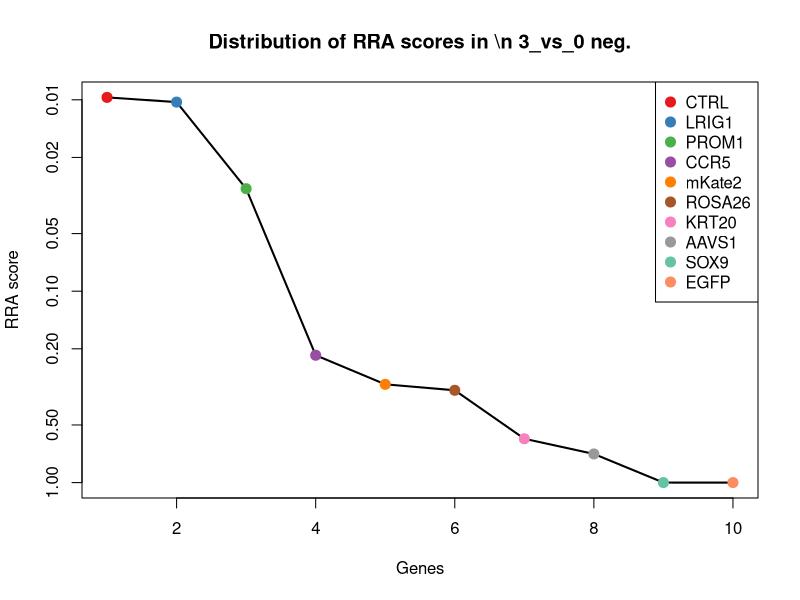
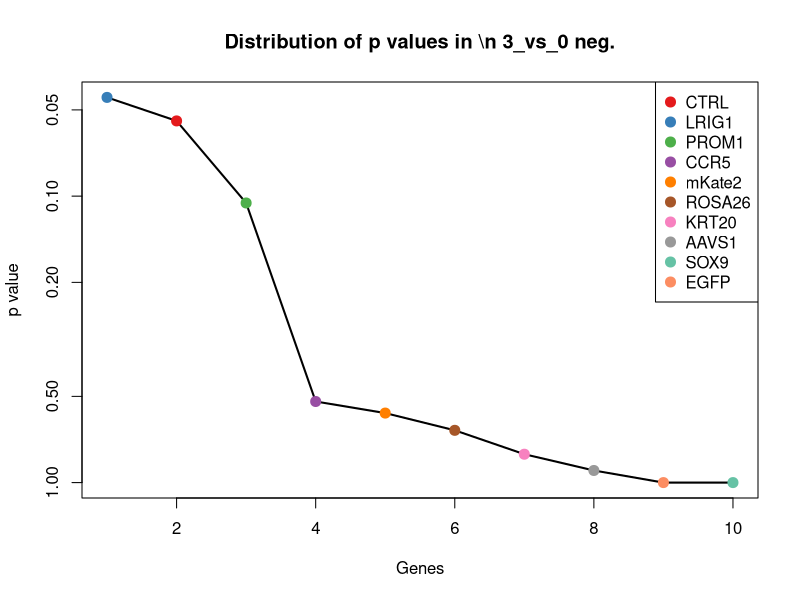
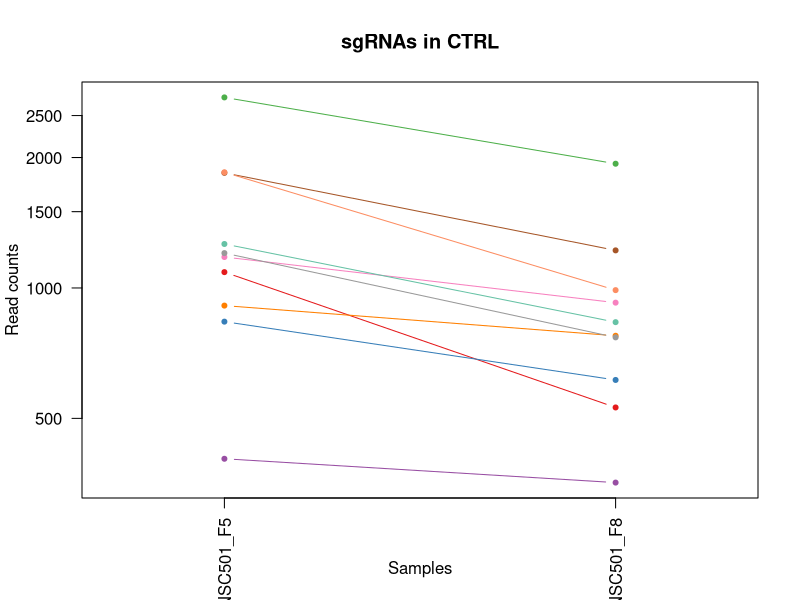
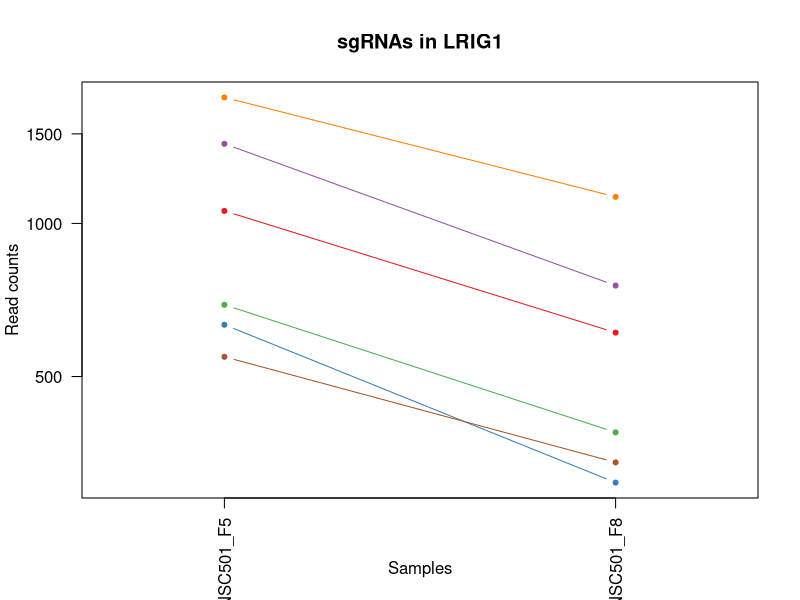
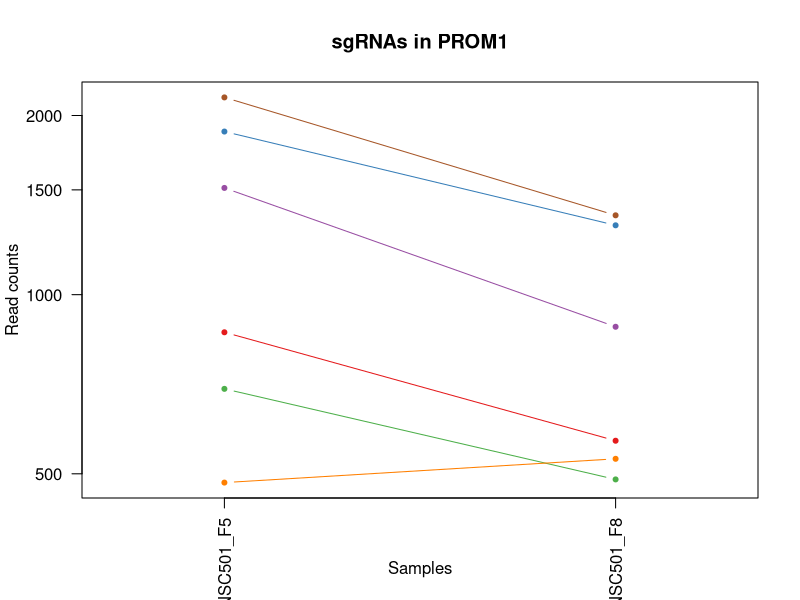
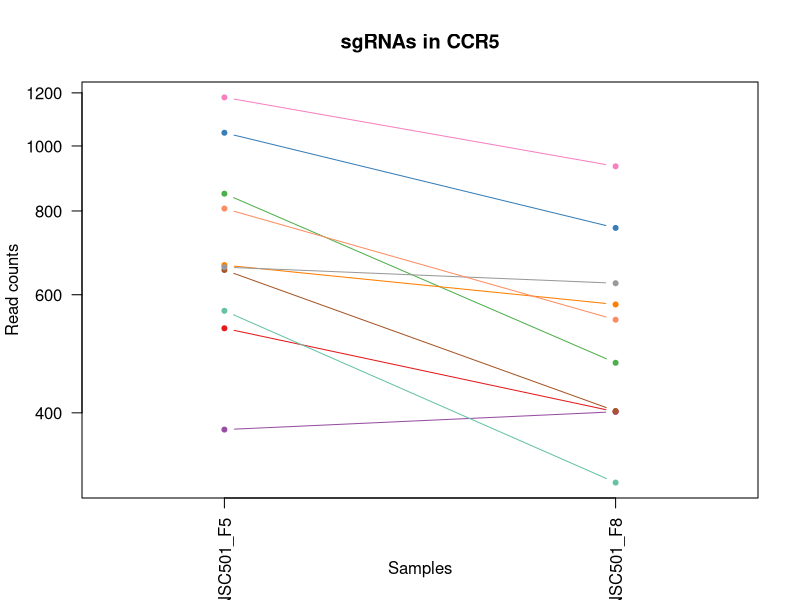
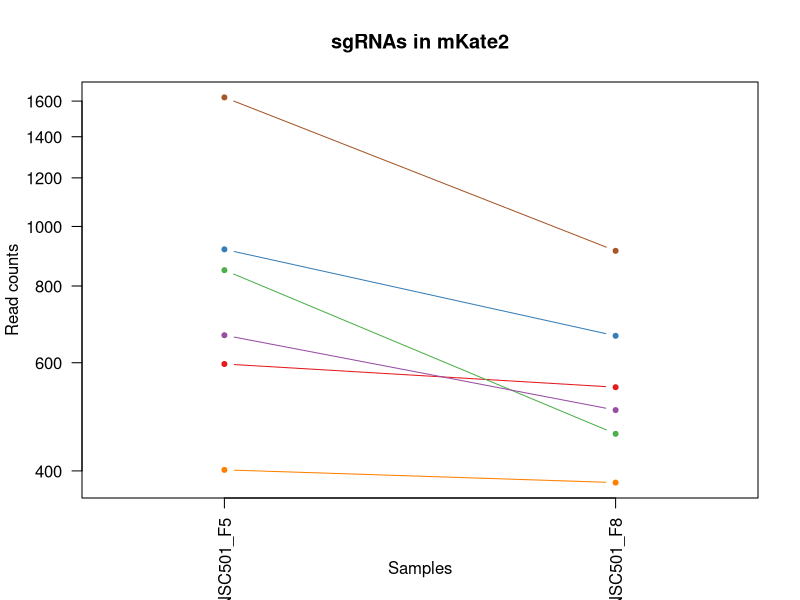
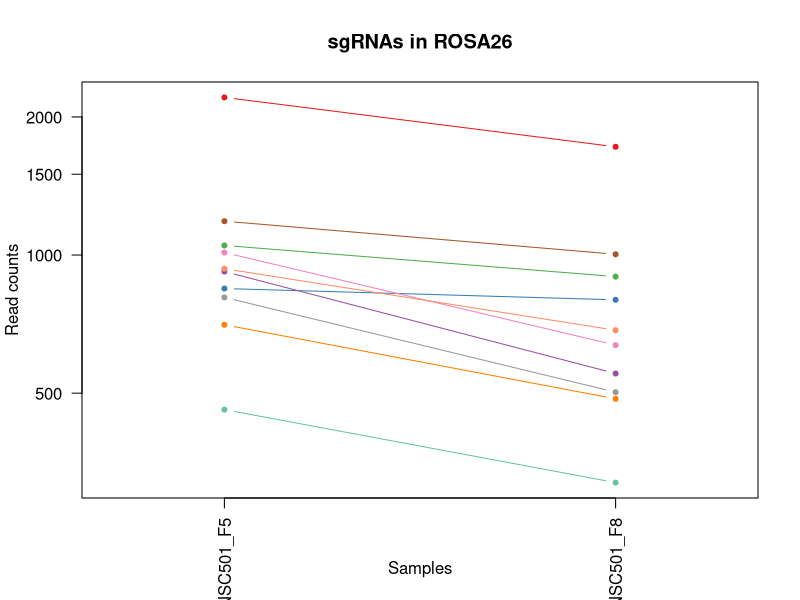

Reproduce these figures in R, in order. (Note: this script raises an error after producing the figures.)
pdf(file='S1B_c0_t3.pdf',width=4.5,height=4.5);
gstable=read.table('S1B_c0_t3.gene_summary.txt',header=T)
# 
#
# parameters
# Do not modify the variables beginning with "__"

# gstablename='__GENE_SUMMARY_FILE__'
startindex=3
# outputfile='__OUTPUT_FILE__'
targetgenelist=c("CTRL","LRIG1","PROM1","CCR5","mKate2","ROSA26","KRT20","AAVS1","SOX9","EGFP")
# samplelabel=sub('.\\w+.\\w+$','',colnames(gstable)[startindex]);
samplelabel='3_vs_0 neg.'


# You need to write some codes in front of this code:
# gstable=read.table(gstablename,header=T)
# pdf(file=outputfile,width=6,height=6)


# set up color using RColorBrewer
#library(RColorBrewer)
#colors <- brewer.pal(length(targetgenelist), "Set1")

colors=c( "#E41A1C", "#377EB8", "#4DAF4A", "#984EA3", "#FF7F00",  "#A65628", "#F781BF",
          "#999999", "#66C2A5", "#FC8D62", "#8DA0CB", "#E78AC3", "#A6D854", "#FFD92F", "#E5C494", "#B3B3B3", 
          "#8DD3C7", "#FFFFB3", "#BEBADA", "#FB8072", "#80B1D3", "#FDB462", "#B3DE69", "#FCCDE5",
          "#D9D9D9", "#BC80BD", "#CCEBC5", "#FFED6F")

######
# function definition

plotrankedvalues<-function(val, tglist, ...){
  
  plot(val,log='y',ylim=c(max(val),min(val)),type='l',lwd=2, ...)
  if(length(tglist)>0){
    for(i in 1:length(tglist)){
      targetgene=tglist[i];
      tx=which(names(val)==targetgene);ty=val[targetgene];
      points(tx,ty,col=colors[(i %% length(colors)) ],cex=2,pch=20)
      # text(tx+50,ty,targetgene,col=colors[i])
    }
    legend('topright',tglist,pch=20,pt.cex = 2,cex=1,col=colors)
  }
}



plotrandvalues<-function(val,targetgenelist, ...){
  # choose the one with the best distance distribution
  
  mindiffvalue=0;
  randval=val;
  for(i in 1:20){
    randval0=sample(val)
    vindex=sort(which(names(randval0) %in% targetgenelist))
    if(max(vindex)>0.9*length(val)){
      # print('pass...')
      next;
    }
    mindiffind=min(diff(vindex));
    if (mindiffind > mindiffvalue){
      mindiffvalue=mindiffind;
      randval=randval0;
      # print(paste('Diff: ',mindiffvalue))
    }
  }
  plot(randval,log='y',ylim=c(max(randval),min(randval)),pch=20,col='grey', ...)
  
  if(length(targetgenelist)>0){
    for(i in 1:length(targetgenelist)){
      targetgene=targetgenelist[i];
      tx=which(names(randval)==targetgene);ty=randval[targetgene];
      points(tx,ty,col=colors[(i %% length(colors)) ],cex=2,pch=20)
      text(tx+50,ty,targetgene,col=colors[i])
    }
  }
  
}




# set.seed(1235)



pvec=gstable[,startindex]
names(pvec)=gstable[,'id']
pvec=sort(pvec);

plotrankedvalues(pvec,targetgenelist,xlab='Genes',ylab='RRA score',main=paste('Distribution of RRA scores in \\n',samplelabel))

# plotrandvalues(pvec,targetgenelist,xlab='Genes',ylab='RRA score',main=paste('Distribution of RRA scores in \\n',samplelabel))


pvec=gstable[,startindex+1]
names(pvec)=gstable[,'id']
pvec=sort(pvec);

plotrankedvalues(pvec,targetgenelist,xlab='Genes',ylab='p value',main=paste('Distribution of p values in \\n',samplelabel))

# plotrandvalues(pvec,targetgenelist,xlab='Genes',ylab='p value',main=paste('Distribution of p values in \\n',samplelabel))



# you need to write after this code:
# dev.off()






# parameters
# Do not modify the variables beginning with "__"
targetmat=list(c(1086.7334836673822,528.8470553815441),c(835.0302084984365,612.2337280143187),c(2752.200775204968,1934.351366468179),c(402.3577902335701,354.39335868929203),c(909.4388409388913,774.6183010360377),c(1842.7619342660769,1220.0786837848073),c(1177.6773677612714,923.8365573262658),c(1202.480245241423,768.0351426702923),c(1262.1908762121582,832.7695332667884),c(1848.2736848172215,987.4737548618044))
targetgene="CTRL"
collabel=c("S05_MNSC501_F5","S08_MNSC501_F8")

# set up color using RColorBrewer
#library(RColorBrewer)
#colors <- brewer.pal(length(targetgenelist), "Set1")

colors=c( "#E41A1C", "#377EB8", "#4DAF4A", "#984EA3", "#FF7F00",  "#A65628", "#F781BF",
          "#999999", "#66C2A5", "#FC8D62", "#8DA0CB", "#E78AC3", "#A6D854", "#FFD92F", "#E5C494", "#B3B3B3", 
          "#8DD3C7", "#FFFFB3", "#BEBADA", "#FB8072", "#80B1D3", "#FDB462", "#B3DE69", "#FCCDE5",
          "#D9D9D9", "#BC80BD", "#CCEBC5", "#FFED6F")


## code

targetmatvec=unlist(targetmat)+1
yrange=range(targetmatvec[targetmatvec>0]);
# yrange[1]=1; # set the minimum value to 1
for(i in 1:length(targetmat)){
  vali=targetmat[[i]]+1;
  if(i==1){
    plot(1:length(vali),vali,type='b',las=1,pch=20,main=paste('sgRNAs in',targetgene),ylab='Read counts',xlab='Samples',xlim=c(0.7,length(vali)+0.3),ylim = yrange,col=colors[(i %% length(colors))],xaxt='n',log='y')
    axis(1,at=1:length(vali),labels=(collabel),las=2)
    # lines(0:100,rep(1,101),col='black');
  }else{
    lines(1:length(vali),vali,type='b',pch=20,col=colors[(i %% length(colors))])
  }
}




# parameters
# Do not modify the variables beginning with "__"
targetmat=list(c(1057.3374807279433,608.942148831446),c(631.0954381060791,308.3112501290745),c(690.8060690768144,387.30915051801884),c(1433.055143297647,753.771632877844),c(1768.353301825622,1126.8172736034146),c(545.6633045633348,337.9354627749286))
targetgene="LRIG1"
collabel=c("S05_MNSC501_F5","S08_MNSC501_F8")

# set up color using RColorBrewer
#library(RColorBrewer)
#colors <- brewer.pal(length(targetgenelist), "Set1")

colors=c( "#E41A1C", "#377EB8", "#4DAF4A", "#984EA3", "#FF7F00",  "#A65628", "#F781BF",
          "#999999", "#66C2A5", "#FC8D62", "#8DA0CB", "#E78AC3", "#A6D854", "#FFD92F", "#E5C494", "#B3B3B3", 
          "#8DD3C7", "#FFFFB3", "#BEBADA", "#FB8072", "#80B1D3", "#FDB462", "#B3DE69", "#FCCDE5",
          "#D9D9D9", "#BC80BD", "#CCEBC5", "#FFED6F")


## code

targetmatvec=unlist(targetmat)+1
yrange=range(targetmatvec[targetmatvec>0]);
# yrange[1]=1; # set the minimum value to 1
for(i in 1:length(targetmat)){
  vali=targetmat[[i]]+1;
  if(i==1){
    plot(1:length(vali),vali,type='b',las=1,pch=20,main=paste('sgRNAs in',targetgene),ylab='Read counts',xlab='Samples',xlim=c(0.7,length(vali)+0.3),ylim = yrange,col=colors[(i %% length(colors))],xaxt='n',log='y')
    axis(1,at=1:length(vali),labels=(collabel),las=2)
    # lines(0:100,rep(1,101),col='black');
  }else{
    lines(1:length(vali),vali,type='b',pch=20,col=colors[(i %% length(colors))])
  }
}




# parameters
# Do not modify the variables beginning with "__"
targetmat=list(c(863.507586346018,567.2488125150587),c(1878.588312848518,1306.7569356004544),c(693.5619443523868,488.2509121261144),c(1510.2196510136741,882.1432210098786),c(482.27817322516967,528.8470553815441),c(2144.0709643953255,1358.3250094654597))
targetgene="PROM1"
collabel=c("S05_MNSC501_F5","S08_MNSC501_F8")

# set up color using RColorBrewer
#library(RColorBrewer)
#colors <- brewer.pal(length(targetgenelist), "Set1")

colors=c( "#E41A1C", "#377EB8", "#4DAF4A", "#984EA3", "#FF7F00",  "#A65628", "#F781BF",
          "#999999", "#66C2A5", "#FC8D62", "#8DA0CB", "#E78AC3", "#A6D854", "#FFD92F", "#E5C494", "#B3B3B3", 
          "#8DD3C7", "#FFFFB3", "#BEBADA", "#FB8072", "#80B1D3", "#FDB462", "#B3DE69", "#FCCDE5",
          "#D9D9D9", "#BC80BD", "#CCEBC5", "#FFED6F")


## code

targetmatvec=unlist(targetmat)+1
yrange=range(targetmatvec[targetmatvec>0]);
# yrange[1]=1; # set the minimum value to 1
for(i in 1:length(targetmat)){
  vali=targetmat[[i]]+1;
  if(i==1){
    plot(1:length(vali),vali,type='b',las=1,pch=20,main=paste('sgRNAs in',targetgene),ylab='Read counts',xlab='Samples',xlim=c(0.7,length(vali)+0.3),ylim = yrange,col=colors[(i %% length(colors))],xaxt='n',log='y')
    axis(1,at=1:length(vali),labels=(collabel),las=2)
    # lines(0:100,rep(1,101),col='black');
  }else{
    lines(1:length(vali),vali,type='b',pch=20,col=colors[(i %% length(colors))])
  }
}




# parameters
# Do not modify the variables beginning with "__"
targetmat=list(c(533.7211783691878,400.47546724950956),c(1045.3953545337963,753.771632877844),c(847.8909597844411,473.9874023336661),c(376.6362876615611,400.47546724950956),c(663.2473163210905,579.3179361855919),c(652.2238152188008,401.5726603104671),c(1180.4332430368438,931.5169087529688),c(658.6541908618032,623.2056586238944),c(566.7916816760566,313.7972154338623),c(805.6342055589977,549.6937235397378))
targetgene="CCR5"
collabel=c("S05_MNSC501_F5","S08_MNSC501_F8")

# set up color using RColorBrewer
#library(RColorBrewer)
#colors <- brewer.pal(length(targetgenelist), "Set1")

colors=c( "#E41A1C", "#377EB8", "#4DAF4A", "#984EA3", "#FF7F00",  "#A65628", "#F781BF",
          "#999999", "#66C2A5", "#FC8D62", "#8DA0CB", "#E78AC3", "#A6D854", "#FFD92F", "#E5C494", "#B3B3B3", 
          "#8DD3C7", "#FFFFB3", "#BEBADA", "#FB8072", "#80B1D3", "#FDB462", "#B3DE69", "#FCCDE5",
          "#D9D9D9", "#BC80BD", "#CCEBC5", "#FFED6F")


## code

targetmatvec=unlist(targetmat)+1
yrange=range(targetmatvec[targetmatvec>0]);
# yrange[1]=1; # set the minimum value to 1
for(i in 1:length(targetmat)){
  vali=targetmat[[i]]+1;
  if(i==1){
    plot(1:length(vali),vali,type='b',las=1,pch=20,main=paste('sgRNAs in',targetgene),ylab='Read counts',xlab='Samples',xlim=c(0.7,length(vali)+0.3),ylim = yrange,col=colors[(i %% length(colors))],xaxt='n',log='y')
    axis(1,at=1:length(vali),labels=(collabel),las=2)
    # lines(0:100,rep(1,101),col='black');
  }else{
    lines(1:length(vali),vali,type='b',pch=20,col=colors[(i %% length(colors))])
  }
}




# parameters
# Do not modify the variables beginning with "__"
targetmat=list(c(596.1876846154954,546.402144356865),c(916.787841673751,662.7046088183665),c(847.8909597844411,458.62669948026024),c(664.1659414129479,501.4172288576051),c(400.5205400498552,381.823185213231),c(1621.3732871284274,911.7674336557327))
targetgene="mKate2"
collabel=c("S05_MNSC501_F5","S08_MNSC501_F8")

# set up color using RColorBrewer
#library(RColorBrewer)
#colors <- brewer.pal(length(targetgenelist), "Set1")

colors=c( "#E41A1C", "#377EB8", "#4DAF4A", "#984EA3", "#FF7F00",  "#A65628", "#F781BF",
          "#999999", "#66C2A5", "#FC8D62", "#8DA0CB", "#E78AC3", "#A6D854", "#FFD92F", "#E5C494", "#B3B3B3", 
          "#8DD3C7", "#FFFFB3", "#BEBADA", "#FB8072", "#80B1D3", "#FDB462", "#B3DE69", "#FCCDE5",
          "#D9D9D9", "#BC80BD", "#CCEBC5", "#FFED6F")


## code

targetmatvec=unlist(targetmat)+1
yrange=range(targetmatvec[targetmatvec>0]);
# yrange[1]=1; # set the minimum value to 1
for(i in 1:length(targetmat)){
  vali=targetmat[[i]]+1;
  if(i==1){
    plot(1:length(vali),vali,type='b',las=1,pch=20,main=paste('sgRNAs in',targetgene),ylab='Read counts',xlab='Samples',xlim=c(0.7,length(vali)+0.3),ylim = yrange,col=colors[(i %% length(colors))],xaxt='n',log='y')
    axis(1,at=1:length(vali),labels=(collabel),las=2)
    # lines(0:100,rep(1,101),col='black');
  }else{
    lines(1:length(vali),vali,type='b',pch=20,col=colors[(i %% length(colors))])
  }
}




# parameters
# Do not modify the variables beginning with "__"
targetmat=list(c(2204.7002204579185,1720.3987195814548),c(844.2164594170113,797.6593553161464),c(1048.1512298093687,896.4067308023268),c(919.5437169493234,550.7909166006954),c(703.666820362819,484.9593329432417),c(1184.1077434042736,1002.8344577152102),c(1011.40622613507,635.2747822944275),c(807.4714557427126,501.4172288576051),c(459.312545928733,318.18598767769254),c(932.404468235328,684.6484700375177))
targetgene="ROSA26"
collabel=c("S05_MNSC501_F5","S08_MNSC501_F8")

# set up color using RColorBrewer
#library(RColorBrewer)
#colors <- brewer.pal(length(targetgenelist), "Set1")

colors=c( "#E41A1C", "#377EB8", "#4DAF4A", "#984EA3", "#FF7F00",  "#A65628", "#F781BF",
          "#999999", "#66C2A5", "#FC8D62", "#8DA0CB", "#E78AC3", "#A6D854", "#FFD92F", "#E5C494", "#B3B3B3", 
          "#8DD3C7", "#FFFFB3", "#BEBADA", "#FB8072", "#80B1D3", "#FDB462", "#B3DE69", "#FCCDE5",
          "#D9D9D9", "#BC80BD", "#CCEBC5", "#FFED6F")


## code

targetmatvec=unlist(targetmat)+1
yrange=range(targetmatvec[targetmatvec>0]);
# yrange[1]=1; # set the minimum value to 1
for(i in 1:length(targetmat)){
  vali=targetmat[[i]]+1;
  if(i==1){
    plot(1:length(vali),vali,type='b',las=1,pch=20,main=paste('sgRNAs in',targetgene),ylab='Read counts',xlab='Samples',xlim=c(0.7,length(vali)+0.3),ylim = yrange,col=colors[(i %% length(colors))],xaxt='n',log='y')
    axis(1,at=1:length(vali),labels=(collabel),las=2)
    # lines(0:100,rep(1,101),col='black');
  }else{
    lines(1:length(vali),vali,type='b',pch=20,col=colors[(i %% length(colors))])
  }
}




# parameters
# Do not modify the variables beginning with "__"
targetmat=list(c(502.4879252460339,385.1147643961037),c(983.8474733793461,779.0070732798679),c(731.2255731185429,704.3979451347537),c(501.5693001541764,247.96563177640866),c(1455.1021455022262,908.4758544728601),c(518.1045518076108,421.3221354077032))
targetgene="KRT20"
collabel=c("S05_MNSC501_F5","S08_MNSC501_F8")

# set up color using RColorBrewer
#library(RColorBrewer)
#colors <- brewer.pal(length(targetgenelist), "Set1")

colors=c( "#E41A1C", "#377EB8", "#4DAF4A", "#984EA3", "#FF7F00",  "#A65628", "#F781BF",
          "#999999", "#66C2A5", "#FC8D62", "#8DA0CB", "#E78AC3", "#A6D854", "#FFD92F", "#E5C494", "#B3B3B3", 
          "#8DD3C7", "#FFFFB3", "#BEBADA", "#FB8072", "#80B1D3", "#FDB462", "#B3DE69", "#FCCDE5",
          "#D9D9D9", "#BC80BD", "#CCEBC5", "#FFED6F")


## code

targetmatvec=unlist(targetmat)+1
yrange=range(targetmatvec[targetmatvec>0]);
# yrange[1]=1; # set the minimum value to 1
for(i in 1:length(targetmat)){
  vali=targetmat[[i]]+1;
  if(i==1){
    plot(1:length(vali),vali,type='b',las=1,pch=20,main=paste('sgRNAs in',targetgene),ylab='Read counts',xlab='Samples',xlim=c(0.7,length(vali)+0.3),ylim = yrange,col=colors[(i %% length(colors))],xaxt='n',log='y')
    axis(1,at=1:length(vali),labels=(collabel),las=2)
    # lines(0:100,rep(1,101),col='black');
  }else{
    lines(1:length(vali),vali,type='b',pch=20,col=colors[(i %% length(colors))])
  }
}




# parameters
# Do not modify the variables beginning with "__"
targetmat=list(c(686.2129436175271,705.4951381957113),c(1089.4893589429546,625.4000447458094),c(697.2364447198166,569.4431986369739),c(334.37953343611764,278.68703748322037),c(635.6885635653665,484.9593329432417),c(240.67977406665608,213.9526468867243),c(562.1985562167691,335.74107665301347),c(1127.1529877091107,705.4951381957113),c(348.1589098139796,164.57895914363405),c(519.9418019913257,458.62669948026024))
targetgene="AAVS1"
collabel=c("S05_MNSC501_F5","S08_MNSC501_F8")

# set up color using RColorBrewer
#library(RColorBrewer)
#colors <- brewer.pal(length(targetgenelist), "Set1")

colors=c( "#E41A1C", "#377EB8", "#4DAF4A", "#984EA3", "#FF7F00",  "#A65628", "#F781BF",
          "#999999", "#66C2A5", "#FC8D62", "#8DA0CB", "#E78AC3", "#A6D854", "#FFD92F", "#E5C494", "#B3B3B3", 
          "#8DD3C7", "#FFFFB3", "#BEBADA", "#FB8072", "#80B1D3", "#FDB462", "#B3DE69", "#FCCDE5",
          "#D9D9D9", "#BC80BD", "#CCEBC5", "#FFED6F")


## code

targetmatvec=unlist(targetmat)+1
yrange=range(targetmatvec[targetmatvec>0]);
# yrange[1]=1; # set the minimum value to 1
for(i in 1:length(targetmat)){
  vali=targetmat[[i]]+1;
  if(i==1){
    plot(1:length(vali),vali,type='b',las=1,pch=20,main=paste('sgRNAs in',targetgene),ylab='Read counts',xlab='Samples',xlim=c(0.7,length(vali)+0.3),ylim = yrange,col=colors[(i %% length(colors))],xaxt='n',log='y')
    axis(1,at=1:length(vali),labels=(collabel),las=2)
    # lines(0:100,rep(1,101),col='black');
  }else{
    lines(1:length(vali),vali,type='b',pch=20,col=colors[(i %% length(colors))])
  }
}




# parameters
# Do not modify the variables beginning with "__"
targetmat=list(c(507.99967579717867,1278.2299160155578),c(144.22413942162217,1144.3723625787354),c(233.33077333179637,413.6417839810003),c(146.0613896053371,568.3460055760163),c(376.6362876615611,1368.1997470140777),c(544.7446794714773,1386.8520290503564))
targetgene="SOX9"
collabel=c("S05_MNSC501_F5","S08_MNSC501_F8")

# set up color using RColorBrewer
#library(RColorBrewer)
#colors <- brewer.pal(length(targetgenelist), "Set1")

colors=c( "#E41A1C", "#377EB8", "#4DAF4A", "#984EA3", "#FF7F00",  "#A65628", "#F781BF",
          "#999999", "#66C2A5", "#FC8D62", "#8DA0CB", "#E78AC3", "#A6D854", "#FFD92F", "#E5C494", "#B3B3B3", 
          "#8DD3C7", "#FFFFB3", "#BEBADA", "#FB8072", "#80B1D3", "#FDB462", "#B3DE69", "#FCCDE5",
          "#D9D9D9", "#BC80BD", "#CCEBC5", "#FFED6F")


## code

targetmatvec=unlist(targetmat)+1
yrange=range(targetmatvec[targetmatvec>0]);
# yrange[1]=1; # set the minimum value to 1
for(i in 1:length(targetmat)){
  vali=targetmat[[i]]+1;
  if(i==1){
    plot(1:length(vali),vali,type='b',las=1,pch=20,main=paste('sgRNAs in',targetgene),ylab='Read counts',xlab='Samples',xlim=c(0.7,length(vali)+0.3),ylim = yrange,col=colors[(i %% length(colors))],xaxt='n',log='y')
    axis(1,at=1:length(vali),labels=(collabel),las=2)
    # lines(0:100,rep(1,101),col='black');
  }else{
    lines(1:length(vali),vali,type='b',pch=20,col=colors[(i %% length(colors))])
  }
}




# parameters
# Do not modify the variables beginning with "__"
targetmat=list(c(127.68888776818777,2232.7878790486357),c(223.22589732136424,3460.5469142601455),c(153.4103903401968,2026.5155835886142),c(162.59664125877148,1574.4720424740992),c(152.49176524833936,3034.836006608612),c(537.3956787366176,3201.6093518741613))
targetgene="EGFP"
collabel=c("S05_MNSC501_F5","S08_MNSC501_F8")

# set up color using RColorBrewer
#library(RColorBrewer)
#colors <- brewer.pal(length(targetgenelist), "Set1")

colors=c( "#E41A1C", "#377EB8", "#4DAF4A", "#984EA3", "#FF7F00",  "#A65628", "#F781BF",
          "#999999", "#66C2A5", "#FC8D62", "#8DA0CB", "#E78AC3", "#A6D854", "#FFD92F", "#E5C494", "#B3B3B3", 
          "#8DD3C7", "#FFFFB3", "#BEBADA", "#FB8072", "#80B1D3", "#FDB462", "#B3DE69", "#FCCDE5",
          "#D9D9D9", "#BC80BD", "#CCEBC5", "#FFED6F")


## code

targetmatvec=unlist(targetmat)+1
yrange=range(targetmatvec[targetmatvec>0]);
# yrange[1]=1; # set the minimum value to 1
for(i in 1:length(targetmat)){
  vali=targetmat[[i]]+1;
  if(i==1){
    plot(1:length(vali),vali,type='b',las=1,pch=20,main=paste('sgRNAs in',targetgene),ylab='Read counts',xlab='Samples',xlim=c(0.7,length(vali)+0.3),ylim = yrange,col=colors[(i %% length(colors))],xaxt='n',log='y')
    axis(1,at=1:length(vali),labels=(collabel),las=2)
    # lines(0:100,rep(1,101),col='black');
  }else{
    lines(1:length(vali),vali,type='b',pch=20,col=colors[(i %% length(colors))])
  }
}



# 
#
# parameters
# Do not modify the variables beginning with "__"

# gstablename='__GENE_SUMMARY_FILE__'
startindex=9
# outputfile='__OUTPUT_FILE__'
targetgenelist=c("EGFP","SOX9","PROM1","mKate2","CCR5","KRT20","AAVS1","CTRL","LRIG1","ROSA26")
# samplelabel=sub('.\\w+.\\w+$','',colnames(gstable)[startindex]);
samplelabel='3_vs_0 pos.'


# You need to write some codes in front of this code:
# gstable=read.table(gstablename,header=T)
# pdf(file=outputfile,width=6,height=6)


# set up color using RColorBrewer
#library(RColorBrewer)
#colors <- brewer.pal(length(targetgenelist), "Set1")

colors=c( "#E41A1C", "#377EB8", "#4DAF4A", "#984EA3", "#FF7F00",  "#A65628", "#F781BF",
          "#999999", "#66C2A5", "#FC8D62", "#8DA0CB", "#E78AC3", "#A6D854", "#FFD92F", "#E5C494", "#B3B3B3", 
          "#8DD3C7", "#FFFFB3", "#BEBADA", "#FB8072", "#80B1D3", "#FDB462", "#B3DE69", "#FCCDE5",
          "#D9D9D9", "#BC80BD", "#CCEBC5", "#FFED6F")

######
# function definition

plotrankedvalues<-function(val, tglist, ...){
  
  plot(val,log='y',ylim=c(max(val),min(val)),type='l',lwd=2, ...)
  if(length(tglist)>0){
    for(i in 1:length(tglist)){
      targetgene=tglist[i];
      tx=which(names(val)==targetgene);ty=val[targetgene];
      points(tx,ty,col=colors[(i %% length(colors)) ],cex=2,pch=20)
      # text(tx+50,ty,targetgene,col=colors[i])
    }
    legend('topright',tglist,pch=20,pt.cex = 2,cex=1,col=colors)
  }
}



plotrandvalues<-function(val,targetgenelist, ...){
  # choose the one with the best distance distribution
  
  mindiffvalue=0;
  randval=val;
  for(i in 1:20){
    randval0=sample(val)
    vindex=sort(which(names(randval0) %in% targetgenelist))
    if(max(vindex)>0.9*length(val)){
      # print('pass...')
      next;
    }
    mindiffind=min(diff(vindex));
    if (mindiffind > mindiffvalue){
      mindiffvalue=mindiffind;
      randval=randval0;
      # print(paste('Diff: ',mindiffvalue))
    }
  }
  plot(randval,log='y',ylim=c(max(randval),min(randval)),pch=20,col='grey', ...)
  
  if(length(targetgenelist)>0){
    for(i in 1:length(targetgenelist)){
      targetgene=targetgenelist[i];
      tx=which(names(randval)==targetgene);ty=randval[targetgene];
      points(tx,ty,col=colors[(i %% length(colors)) ],cex=2,pch=20)
      text(tx+50,ty,targetgene,col=colors[i])
    }
  }
  
}




# set.seed(1235)



pvec=gstable[,startindex]
names(pvec)=gstable[,'id']
pvec=sort(pvec);

plotrankedvalues(pvec,targetgenelist,xlab='Genes',ylab='RRA score',main=paste('Distribution of RRA scores in \\n',samplelabel))

# plotrandvalues(pvec,targetgenelist,xlab='Genes',ylab='RRA score',main=paste('Distribution of RRA scores in \\n',samplelabel))


pvec=gstable[,startindex+1]
names(pvec)=gstable[,'id']
pvec=sort(pvec);

plotrankedvalues(pvec,targetgenelist,xlab='Genes',ylab='p value',main=paste('Distribution of p values in \\n',samplelabel))

# plotrandvalues(pvec,targetgenelist,xlab='Genes',ylab='p value',main=paste('Distribution of p values in \\n',samplelabel))



# you need to write after this code:
# dev.off()






# parameters
# Do not modify the variables beginning with "__"
targetmat=list(c(127.68888776818777,2232.7878790486357),c(223.22589732136424,3460.5469142601455),c(153.4103903401968,2026.5155835886142),c(162.59664125877148,1574.4720424740992),c(152.49176524833936,3034.836006608612),c(537.3956787366176,3201.6093518741613))
targetgene="EGFP"
collabel=c("S05_MNSC501_F5","S08_MNSC501_F8")

# set up color using RColorBrewer
#library(RColorBrewer)
#colors <- brewer.pal(length(targetgenelist), "Set1")

colors=c( "#E41A1C", "#377EB8", "#4DAF4A", "#984EA3", "#FF7F00",  "#A65628", "#F781BF",
          "#999999", "#66C2A5", "#FC8D62", "#8DA0CB", "#E78AC3", "#A6D854", "#FFD92F", "#E5C494", "#B3B3B3", 
          "#8DD3C7", "#FFFFB3", "#BEBADA", "#FB8072", "#80B1D3", "#FDB462", "#B3DE69", "#FCCDE5",
          "#D9D9D9", "#BC80BD", "#CCEBC5", "#FFED6F")


## code

targetmatvec=unlist(targetmat)+1
yrange=range(targetmatvec[targetmatvec>0]);
# yrange[1]=1; # set the minimum value to 1
for(i in 1:length(targetmat)){
  vali=targetmat[[i]]+1;
  if(i==1){
    plot(1:length(vali),vali,type='b',las=1,pch=20,main=paste('sgRNAs in',targetgene),ylab='Read counts',xlab='Samples',xlim=c(0.7,length(vali)+0.3),ylim = yrange,col=colors[(i %% length(colors))],xaxt='n',log='y')
    axis(1,at=1:length(vali),labels=(collabel),las=2)
    # lines(0:100,rep(1,101),col='black');
  }else{
    lines(1:length(vali),vali,type='b',pch=20,col=colors[(i %% length(colors))])
  }
}




# parameters
# Do not modify the variables beginning with "__"
targetmat=list(c(507.99967579717867,1278.2299160155578),c(144.22413942162217,1144.3723625787354),c(233.33077333179637,413.6417839810003),c(146.0613896053371,568.3460055760163),c(376.6362876615611,1368.1997470140777),c(544.7446794714773,1386.8520290503564))
targetgene="SOX9"
collabel=c("S05_MNSC501_F5","S08_MNSC501_F8")

# set up color using RColorBrewer
#library(RColorBrewer)
#colors <- brewer.pal(length(targetgenelist), "Set1")

colors=c( "#E41A1C", "#377EB8", "#4DAF4A", "#984EA3", "#FF7F00",  "#A65628", "#F781BF",
          "#999999", "#66C2A5", "#FC8D62", "#8DA0CB", "#E78AC3", "#A6D854", "#FFD92F", "#E5C494", "#B3B3B3", 
          "#8DD3C7", "#FFFFB3", "#BEBADA", "#FB8072", "#80B1D3", "#FDB462", "#B3DE69", "#FCCDE5",
          "#D9D9D9", "#BC80BD", "#CCEBC5", "#FFED6F")


## code

targetmatvec=unlist(targetmat)+1
yrange=range(targetmatvec[targetmatvec>0]);
# yrange[1]=1; # set the minimum value to 1
for(i in 1:length(targetmat)){
  vali=targetmat[[i]]+1;
  if(i==1){
    plot(1:length(vali),vali,type='b',las=1,pch=20,main=paste('sgRNAs in',targetgene),ylab='Read counts',xlab='Samples',xlim=c(0.7,length(vali)+0.3),ylim = yrange,col=colors[(i %% length(colors))],xaxt='n',log='y')
    axis(1,at=1:length(vali),labels=(collabel),las=2)
    # lines(0:100,rep(1,101),col='black');
  }else{
    lines(1:length(vali),vali,type='b',pch=20,col=colors[(i %% length(colors))])
  }
}




# parameters
# Do not modify the variables beginning with "__"
targetmat=list(c(863.507586346018,567.2488125150587),c(1878.588312848518,1306.7569356004544),c(693.5619443523868,488.2509121261144),c(1510.2196510136741,882.1432210098786),c(482.27817322516967,528.8470553815441),c(2144.0709643953255,1358.3250094654597))
targetgene="PROM1"
collabel=c("S05_MNSC501_F5","S08_MNSC501_F8")

# set up color using RColorBrewer
#library(RColorBrewer)
#colors <- brewer.pal(length(targetgenelist), "Set1")

colors=c( "#E41A1C", "#377EB8", "#4DAF4A", "#984EA3", "#FF7F00",  "#A65628", "#F781BF",
          "#999999", "#66C2A5", "#FC8D62", "#8DA0CB", "#E78AC3", "#A6D854", "#FFD92F", "#E5C494", "#B3B3B3", 
          "#8DD3C7", "#FFFFB3", "#BEBADA", "#FB8072", "#80B1D3", "#FDB462", "#B3DE69", "#FCCDE5",
          "#D9D9D9", "#BC80BD", "#CCEBC5", "#FFED6F")


## code

targetmatvec=unlist(targetmat)+1
yrange=range(targetmatvec[targetmatvec>0]);
# yrange[1]=1; # set the minimum value to 1
for(i in 1:length(targetmat)){
  vali=targetmat[[i]]+1;
  if(i==1){
    plot(1:length(vali),vali,type='b',las=1,pch=20,main=paste('sgRNAs in',targetgene),ylab='Read counts',xlab='Samples',xlim=c(0.7,length(vali)+0.3),ylim = yrange,col=colors[(i %% length(colors))],xaxt='n',log='y')
    axis(1,at=1:length(vali),labels=(collabel),las=2)
    # lines(0:100,rep(1,101),col='black');
  }else{
    lines(1:length(vali),vali,type='b',pch=20,col=colors[(i %% length(colors))])
  }
}




# parameters
# Do not modify the variables beginning with "__"
targetmat=list(c(596.1876846154954,546.402144356865),c(916.787841673751,662.7046088183665),c(847.8909597844411,458.62669948026024),c(664.1659414129479,501.4172288576051),c(400.5205400498552,381.823185213231),c(1621.3732871284274,911.7674336557327))
targetgene="mKate2"
collabel=c("S05_MNSC501_F5","S08_MNSC501_F8")

# set up color using RColorBrewer
#library(RColorBrewer)
#colors <- brewer.pal(length(targetgenelist), "Set1")

colors=c( "#E41A1C", "#377EB8", "#4DAF4A", "#984EA3", "#FF7F00",  "#A65628", "#F781BF",
          "#999999", "#66C2A5", "#FC8D62", "#8DA0CB", "#E78AC3", "#A6D854", "#FFD92F", "#E5C494", "#B3B3B3", 
          "#8DD3C7", "#FFFFB3", "#BEBADA", "#FB8072", "#80B1D3", "#FDB462", "#B3DE69", "#FCCDE5",
          "#D9D9D9", "#BC80BD", "#CCEBC5", "#FFED6F")


## code

targetmatvec=unlist(targetmat)+1
yrange=range(targetmatvec[targetmatvec>0]);
# yrange[1]=1; # set the minimum value to 1
for(i in 1:length(targetmat)){
  vali=targetmat[[i]]+1;
  if(i==1){
    plot(1:length(vali),vali,type='b',las=1,pch=20,main=paste('sgRNAs in',targetgene),ylab='Read counts',xlab='Samples',xlim=c(0.7,length(vali)+0.3),ylim = yrange,col=colors[(i %% length(colors))],xaxt='n',log='y')
    axis(1,at=1:length(vali),labels=(collabel),las=2)
    # lines(0:100,rep(1,101),col='black');
  }else{
    lines(1:length(vali),vali,type='b',pch=20,col=colors[(i %% length(colors))])
  }
}




# parameters
# Do not modify the variables beginning with "__"
targetmat=list(c(533.7211783691878,400.47546724950956),c(1045.3953545337963,753.771632877844),c(847.8909597844411,473.9874023336661),c(376.6362876615611,400.47546724950956),c(663.2473163210905,579.3179361855919),c(652.2238152188008,401.5726603104671),c(1180.4332430368438,931.5169087529688),c(658.6541908618032,623.2056586238944),c(566.7916816760566,313.7972154338623),c(805.6342055589977,549.6937235397378))
targetgene="CCR5"
collabel=c("S05_MNSC501_F5","S08_MNSC501_F8")

# set up color using RColorBrewer
#library(RColorBrewer)
#colors <- brewer.pal(length(targetgenelist), "Set1")

colors=c( "#E41A1C", "#377EB8", "#4DAF4A", "#984EA3", "#FF7F00",  "#A65628", "#F781BF",
          "#999999", "#66C2A5", "#FC8D62", "#8DA0CB", "#E78AC3", "#A6D854", "#FFD92F", "#E5C494", "#B3B3B3", 
          "#8DD3C7", "#FFFFB3", "#BEBADA", "#FB8072", "#80B1D3", "#FDB462", "#B3DE69", "#FCCDE5",
          "#D9D9D9", "#BC80BD", "#CCEBC5", "#FFED6F")


## code

targetmatvec=unlist(targetmat)+1
yrange=range(targetmatvec[targetmatvec>0]);
# yrange[1]=1; # set the minimum value to 1
for(i in 1:length(targetmat)){
  vali=targetmat[[i]]+1;
  if(i==1){
    plot(1:length(vali),vali,type='b',las=1,pch=20,main=paste('sgRNAs in',targetgene),ylab='Read counts',xlab='Samples',xlim=c(0.7,length(vali)+0.3),ylim = yrange,col=colors[(i %% length(colors))],xaxt='n',log='y')
    axis(1,at=1:length(vali),labels=(collabel),las=2)
    # lines(0:100,rep(1,101),col='black');
  }else{
    lines(1:length(vali),vali,type='b',pch=20,col=colors[(i %% length(colors))])
  }
}




# parameters
# Do not modify the variables beginning with "__"
targetmat=list(c(502.4879252460339,385.1147643961037),c(983.8474733793461,779.0070732798679),c(731.2255731185429,704.3979451347537),c(501.5693001541764,247.96563177640866),c(1455.1021455022262,908.4758544728601),c(518.1045518076108,421.3221354077032))
targetgene="KRT20"
collabel=c("S05_MNSC501_F5","S08_MNSC501_F8")

# set up color using RColorBrewer
#library(RColorBrewer)
#colors <- brewer.pal(length(targetgenelist), "Set1")

colors=c( "#E41A1C", "#377EB8", "#4DAF4A", "#984EA3", "#FF7F00",  "#A65628", "#F781BF",
          "#999999", "#66C2A5", "#FC8D62", "#8DA0CB", "#E78AC3", "#A6D854", "#FFD92F", "#E5C494", "#B3B3B3", 
          "#8DD3C7", "#FFFFB3", "#BEBADA", "#FB8072", "#80B1D3", "#FDB462", "#B3DE69", "#FCCDE5",
          "#D9D9D9", "#BC80BD", "#CCEBC5", "#FFED6F")


## code

targetmatvec=unlist(targetmat)+1
yrange=range(targetmatvec[targetmatvec>0]);
# yrange[1]=1; # set the minimum value to 1
for(i in 1:length(targetmat)){
  vali=targetmat[[i]]+1;
  if(i==1){
    plot(1:length(vali),vali,type='b',las=1,pch=20,main=paste('sgRNAs in',targetgene),ylab='Read counts',xlab='Samples',xlim=c(0.7,length(vali)+0.3),ylim = yrange,col=colors[(i %% length(colors))],xaxt='n',log='y')
    axis(1,at=1:length(vali),labels=(collabel),las=2)
    # lines(0:100,rep(1,101),col='black');
  }else{
    lines(1:length(vali),vali,type='b',pch=20,col=colors[(i %% length(colors))])
  }
}




# parameters
# Do not modify the variables beginning with "__"
targetmat=list(c(686.2129436175271,705.4951381957113),c(1089.4893589429546,625.4000447458094),c(697.2364447198166,569.4431986369739),c(334.37953343611764,278.68703748322037),c(635.6885635653665,484.9593329432417),c(240.67977406665608,213.9526468867243),c(562.1985562167691,335.74107665301347),c(1127.1529877091107,705.4951381957113),c(348.1589098139796,164.57895914363405),c(519.9418019913257,458.62669948026024))
targetgene="AAVS1"
collabel=c("S05_MNSC501_F5","S08_MNSC501_F8")

# set up color using RColorBrewer
#library(RColorBrewer)
#colors <- brewer.pal(length(targetgenelist), "Set1")

colors=c( "#E41A1C", "#377EB8", "#4DAF4A", "#984EA3", "#FF7F00",  "#A65628", "#F781BF",
          "#999999", "#66C2A5", "#FC8D62", "#8DA0CB", "#E78AC3", "#A6D854", "#FFD92F", "#E5C494", "#B3B3B3", 
          "#8DD3C7", "#FFFFB3", "#BEBADA", "#FB8072", "#80B1D3", "#FDB462", "#B3DE69", "#FCCDE5",
          "#D9D9D9", "#BC80BD", "#CCEBC5", "#FFED6F")


## code

targetmatvec=unlist(targetmat)+1
yrange=range(targetmatvec[targetmatvec>0]);
# yrange[1]=1; # set the minimum value to 1
for(i in 1:length(targetmat)){
  vali=targetmat[[i]]+1;
  if(i==1){
    plot(1:length(vali),vali,type='b',las=1,pch=20,main=paste('sgRNAs in',targetgene),ylab='Read counts',xlab='Samples',xlim=c(0.7,length(vali)+0.3),ylim = yrange,col=colors[(i %% length(colors))],xaxt='n',log='y')
    axis(1,at=1:length(vali),labels=(collabel),las=2)
    # lines(0:100,rep(1,101),col='black');
  }else{
    lines(1:length(vali),vali,type='b',pch=20,col=colors[(i %% length(colors))])
  }
}




# parameters
# Do not modify the variables beginning with "__"
targetmat=list(c(1086.7334836673822,528.8470553815441),c(835.0302084984365,612.2337280143187),c(2752.200775204968,1934.351366468179),c(402.3577902335701,354.39335868929203),c(909.4388409388913,774.6183010360377),c(1842.7619342660769,1220.0786837848073),c(1177.6773677612714,923.8365573262658),c(1202.480245241423,768.0351426702923),c(1262.1908762121582,832.7695332667884),c(1848.2736848172215,987.4737548618044))
targetgene="CTRL"
collabel=c("S05_MNSC501_F5","S08_MNSC501_F8")

# set up color using RColorBrewer
#library(RColorBrewer)
#colors <- brewer.pal(length(targetgenelist), "Set1")

colors=c( "#E41A1C", "#377EB8", "#4DAF4A", "#984EA3", "#FF7F00",  "#A65628", "#F781BF",
          "#999999", "#66C2A5", "#FC8D62", "#8DA0CB", "#E78AC3", "#A6D854", "#FFD92F", "#E5C494", "#B3B3B3", 
          "#8DD3C7", "#FFFFB3", "#BEBADA", "#FB8072", "#80B1D3", "#FDB462", "#B3DE69", "#FCCDE5",
          "#D9D9D9", "#BC80BD", "#CCEBC5", "#FFED6F")


## code

targetmatvec=unlist(targetmat)+1
yrange=range(targetmatvec[targetmatvec>0]);
# yrange[1]=1; # set the minimum value to 1
for(i in 1:length(targetmat)){
  vali=targetmat[[i]]+1;
  if(i==1){
    plot(1:length(vali),vali,type='b',las=1,pch=20,main=paste('sgRNAs in',targetgene),ylab='Read counts',xlab='Samples',xlim=c(0.7,length(vali)+0.3),ylim = yrange,col=colors[(i %% length(colors))],xaxt='n',log='y')
    axis(1,at=1:length(vali),labels=(collabel),las=2)
    # lines(0:100,rep(1,101),col='black');
  }else{
    lines(1:length(vali),vali,type='b',pch=20,col=colors[(i %% length(colors))])
  }
}




# parameters
# Do not modify the variables beginning with "__"
targetmat=list(c(1057.3374807279433,608.942148831446),c(631.0954381060791,308.3112501290745),c(690.8060690768144,387.30915051801884),c(1433.055143297647,753.771632877844),c(1768.353301825622,1126.8172736034146),c(545.6633045633348,337.9354627749286))
targetgene="LRIG1"
collabel=c("S05_MNSC501_F5","S08_MNSC501_F8")

# set up color using RColorBrewer
#library(RColorBrewer)
#colors <- brewer.pal(length(targetgenelist), "Set1")

colors=c( "#E41A1C", "#377EB8", "#4DAF4A", "#984EA3", "#FF7F00",  "#A65628", "#F781BF",
          "#999999", "#66C2A5", "#FC8D62", "#8DA0CB", "#E78AC3", "#A6D854", "#FFD92F", "#E5C494", "#B3B3B3", 
          "#8DD3C7", "#FFFFB3", "#BEBADA", "#FB8072", "#80B1D3", "#FDB462", "#B3DE69", "#FCCDE5",
          "#D9D9D9", "#BC80BD", "#CCEBC5", "#FFED6F")


## code

targetmatvec=unlist(targetmat)+1
yrange=range(targetmatvec[targetmatvec>0]);
# yrange[1]=1; # set the minimum value to 1
for(i in 1:length(targetmat)){
  vali=targetmat[[i]]+1;
  if(i==1){
    plot(1:length(vali),vali,type='b',las=1,pch=20,main=paste('sgRNAs in',targetgene),ylab='Read counts',xlab='Samples',xlim=c(0.7,length(vali)+0.3),ylim = yrange,col=colors[(i %% length(colors))],xaxt='n',log='y')
    axis(1,at=1:length(vali),labels=(collabel),las=2)
    # lines(0:100,rep(1,101),col='black');
  }else{
    lines(1:length(vali),vali,type='b',pch=20,col=colors[(i %% length(colors))])
  }
}




# parameters
# Do not modify the variables beginning with "__"
targetmat=list(c(2204.7002204579185,1720.3987195814548),c(844.2164594170113,797.6593553161464),c(1048.1512298093687,896.4067308023268),c(919.5437169493234,550.7909166006954),c(703.666820362819,484.9593329432417),c(1184.1077434042736,1002.8344577152102),c(1011.40622613507,635.2747822944275),c(807.4714557427126,501.4172288576051),c(459.312545928733,318.18598767769254),c(932.404468235328,684.6484700375177))
targetgene="ROSA26"
collabel=c("S05_MNSC501_F5","S08_MNSC501_F8")

# set up color using RColorBrewer
#library(RColorBrewer)
#colors <- brewer.pal(length(targetgenelist), "Set1")

colors=c( "#E41A1C", "#377EB8", "#4DAF4A", "#984EA3", "#FF7F00",  "#A65628", "#F781BF",
          "#999999", "#66C2A5", "#FC8D62", "#8DA0CB", "#E78AC3", "#A6D854", "#FFD92F", "#E5C494", "#B3B3B3", 
          "#8DD3C7", "#FFFFB3", "#BEBADA", "#FB8072", "#80B1D3", "#FDB462", "#B3DE69", "#FCCDE5",
          "#D9D9D9", "#BC80BD", "#CCEBC5", "#FFED6F")


## code

targetmatvec=unlist(targetmat)+1
yrange=range(targetmatvec[targetmatvec>0]);
# yrange[1]=1; # set the minimum value to 1
for(i in 1:length(targetmat)){
  vali=targetmat[[i]]+1;
  if(i==1){
    plot(1:length(vali),vali,type='b',las=1,pch=20,main=paste('sgRNAs in',targetgene),ylab='Read counts',xlab='Samples',xlim=c(0.7,length(vali)+0.3),ylim = yrange,col=colors[(i %% length(colors))],xaxt='n',log='y')
    axis(1,at=1:length(vali),labels=(collabel),las=2)
    # lines(0:100,rep(1,101),col='black');
  }else{
    lines(1:length(vali),vali,type='b',pch=20,col=colors[(i %% length(colors))])
  }
}



dev.off()
Sweave("S1B_c0_t3_summary.Rnw");
library(tools);

texi2dvi("S1B_c0_t3_summary.tex",pdf=TRUE);
